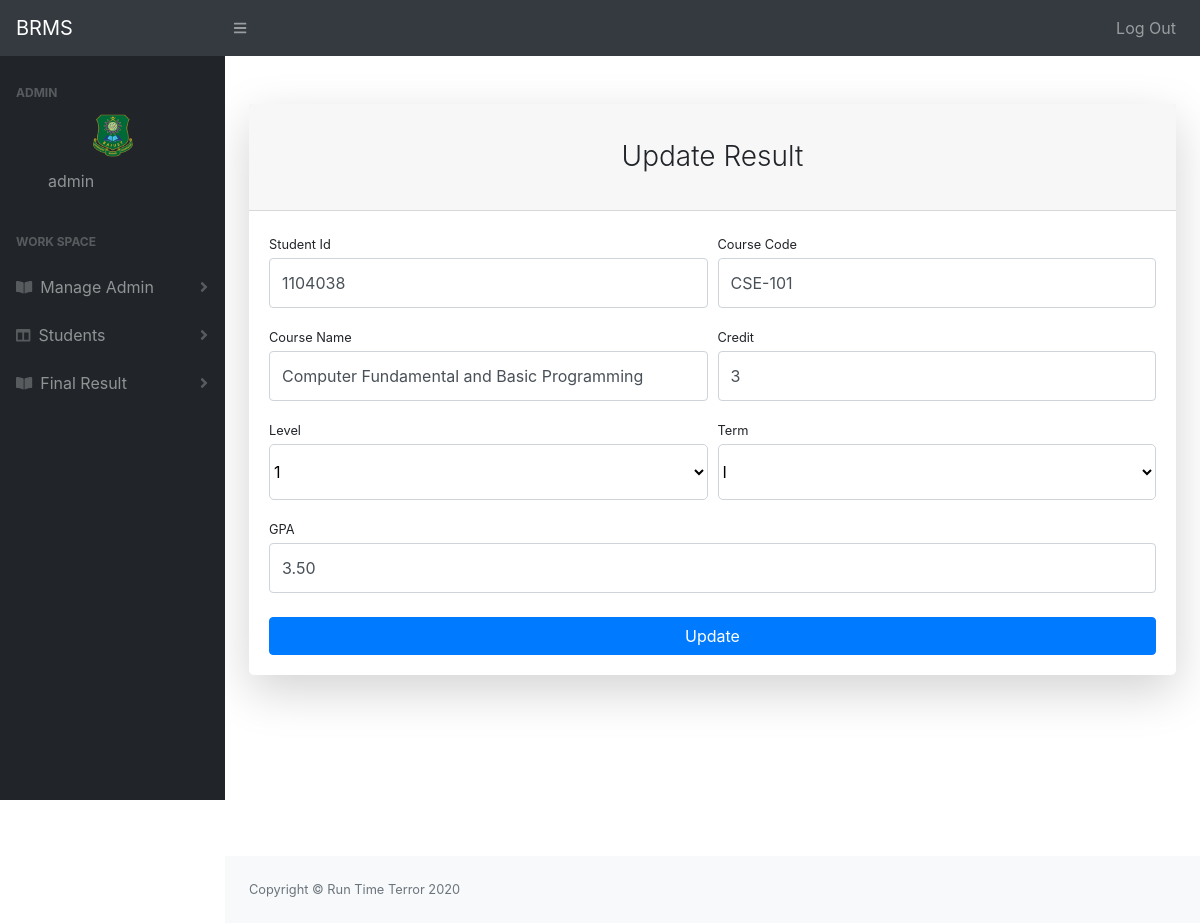
The page /result/edit_result.php?id=8 (signed in) on the database its author committed.
### tables this page shows
CREATE TABLE `final_result` (
  `id` int(11) NOT NULL,
  `s_id` varchar(20) NOT NULL,
  `c_code` varchar(20) NOT NULL,
  `c_name` varchar(255) DEFAULT NULL,
  `level` enum('1','2','3','4') NOT NULL,
  `term` enum('I','II') NOT NULL,
  `credit` int(11) NOT NULL,
  `gpa` varchar(11) NOT NULL
);

### dbconnection/dbconnection.php (called while the page is built, shortened)
<?php
class Dbconnection{
    public function __construct(){
        try{
            $this->db = new PDO('mysql:host=localhost;dbname=BRMS','root','');
        }
        catch(PDOExection $e){
            echo "Error Found ..!";
        }
    }
}
?>

### model/results.php (called while the page is built, shortened)
<?php
class Results extends Dbconnection{
    protected $stbname ="final_result";
     public function getResultById($id){
        $sql = "SELECT * FROM ".$this->stbname." WHERE id=?";
        $query = $this->db->prepare($sql);
        $query->execute([$id]);
        $data = $query->fetch(PDO::FETCH_ASSOC);
        return $data ? $data : [];
     }
}
?>

### result/edit_result.php (the view, shortened to what this page needs)
<?php
  include('../dbconnection/dbconnection.php');
  include('../model/results.php');
  $result = new Results();
  $getresult = $result->getResultById($_GET['id']);
?>
<!DOCTYPE html>
<html lang="en">
    <head>
        <link href="../css/styles.css" rel="stylesheet" />
        <link href="https://cdn.datatables.net/1.10.20/css/dataTables.bootstrap4.min.css" rel="stylesheet" />
    </head>
    <body class="sb-nav-fixed">
        <?php include('include/topbar.php') ?>
        <div id="layoutSidenav">
        <?php include('include/sidebar.php') ?>
            <div id="layoutSidenav_content">
        <div id="layoutAuthentication">
            <div id="layoutAuthentication_content">
                <main>
                    <div class="container" >
                        <div class="row justify-content-center">
                            <div class="col-lg-12">
                                <div class="card shadow-lg border-0 rounded-lg mt-5">
                                    <div class="card-header"><h3 class="text-center font-weight-light my-4">Update Result</h3></div>
                                    <div class="card-body">
                                        <form action="../controller/resultController.php" method="post">
                                            <div class="form-row">
                                                <div class="col-md-6">
                                                    <div class="form-group">
                                                        <label class="small mb-1" >Student Id</label>
                                                        <input class="form-control py-4" type="text" name="s_id" value="<?php echo $getresult['s_id']; ?>"/>
                                                    </div>
                                                </div>
                                                <div class="col-md-6">
                                                    <div class="form-group">
                                                        <label class="small mb-1" >Course Code</label>
                                                        <input class="form-control py-4"type="text" name="c_code" value="<?php echo $getresult['c_code']; ?>" />
                                                    </div>
                                                </div>
                                            </div>
                                            <div class="form-row">
                                                <div class="col-md-6">
                                                    <div class="form-group">
                                                        <label class="small mb-1" >Course Name</label>
                                                        <input class="form-control py-4"type="text" name="c_name" value="<?php echo $getresult['c_name']; ?> "/>
                                                    </div>
                                                </div>
                                                <div class="col-md-6">
                                                    <div class="form-group">
                                                        <label class="small mb-1" >Credit</label>
                                                        <input class="form-control py-4" type="text" name="credit" value="<?php echo $getresult['credit']; ?>" />
                                                    </div>
                                                </div>
                                            </div>
                                            <div class="form-row">
                                                <div class="col-md-6">
                                                    <div class="form-group">
                                                        <label class="small mb-1" >Level</label>
                                                        <select  name="level" style="width:100%;background-color:white;border:1px solid #cdd4da;border-radius:5px;" class="py-3" >
                                                            <option value="1"  <?php if($getresult['level']=='1'){ echo "selected"; } ?>>1</option>
                                                        </select>
                                                    </div>
                                                </div>
                                                <div class="col-md-6">
                                                    <div class="form-group">
                                                        <label class="small mb-1" >Term</label>
                                                        <select  name="term" style="width:100%;background-color:white;border:1px solid #cdd4da;border-radius:5px;" class="py-3" >
                                                            <option value="I" <?php if($getresult['term']=='I'){ echo "selected"; } ?>>I</option>
                                                        </select>
                                                    </div>
                                                </div>
                                            </div>
                                            <div class="form-group">
                                                <label class="small mb-1" >GPA</label>
                                                <input class="form-control py-4" type="gpa" name="gpa"  value="<?php echo $getresult['gpa']; ?>"/>
                                            </div>
                                            <div class="form-group mt-4 mb-0"><button class="btn btn-primary btn-block" type="submit">Update</button></div>
                                        </form>
                                    </div>
                                </div>
                            </div>
                        </div>
                    </div>
                </main>
            </div>
            </div>
                <?php include('include/footer.php') ?>
            </div>
        </div>
    </body>
</html>

### rows shown on the page
final_result: s_id "1104038", c_code "CSE-101", c_name "Computer Fundamental and Basic Programming", credit "3", level "1", term "I", gpa "3.50"

### other values the page prints
$_SESSION['name'] "admin"
